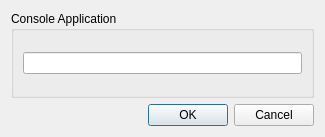
<?xml version="1.0" encoding="UTF-8"?>
<ui version="4.0">
 <class>DialogSettings</class>
 <widget class="QDialog" name="DialogSettings">
  <property name="geometry">
   <rect>
    <x>0</x>
    <y>0</y>
    <width>325</width>
    <height>137</height>
   </rect>
  </property>
  <property name="windowTitle">
   <string>Dialog</string>
  </property>
  <layout class="QVBoxLayout" name="verticalLayout">
   <item>
    <widget class="QGroupBox" name="groupBox">
     <property name="title">
      <string>Console Application</string>
     </property>
     <layout class="QHBoxLayout" name="horizontalLayout">
      <item>
       <widget class="QLineEdit" name="lineEditTerminal"/>
      </item>
     </layout>
    </widget>
   </item>
   <item>
    <widget class="QDialogButtonBox" name="buttonBox">
     <property name="orientation">
      <enum>Qt::Horizontal</enum>
     </property>
     <property name="standardButtons">
      <set>QDialogButtonBox::Cancel|QDialogButtonBox::Ok</set>
     </property>
    </widget>
   </item>
  </layout>
 </widget>
 <resources/>
 <connections>
  <connection>
   <sender>buttonBox</sender>
   <signal>accepted()</signal>
   <receiver>DialogSettings</receiver>
   <slot>accept()</slot>
   <hints>
    <hint type="sourcelabel">
     <x>257</x>
     <y>127</y>
    </hint>
    <hint type="destinationlabel">
     <x>157</x>
     <y>274</y>
    </hint>
   </hints>
  </connection>
  <connection>
   <sender>buttonBox</sender>
   <signal>rejected()</signal>
   <receiver>DialogSettings</receiver>
   <slot>reject()</slot>
   <hints>
    <hint type="sourcelabel">
     <x>315</x>
     <y>127</y>
    </hint>
    <hint type="destinationlabel">
     <x>286</x>
     <y>274</y>
    </hint>
   </hints>
  </connection>
  <connection>
   <sender>lineEditTerminal</sender>
   <signal>textChanged(QString)</signal>
   <receiver>DialogSettings</receiver>
   <slot>UpdateSettings()</slot>
   <hints>
    <hint type="sourcelabel">
     <x>107</x>
     <y>54</y>
    </hint>
    <hint type="destinationlabel">
     <x>85</x>
     <y>92</y>
    </hint>
   </hints>
  </connection>
 </connections>
 <slots>
  <slot>UpdateSettings()</slot>
 </slots>
</ui>
